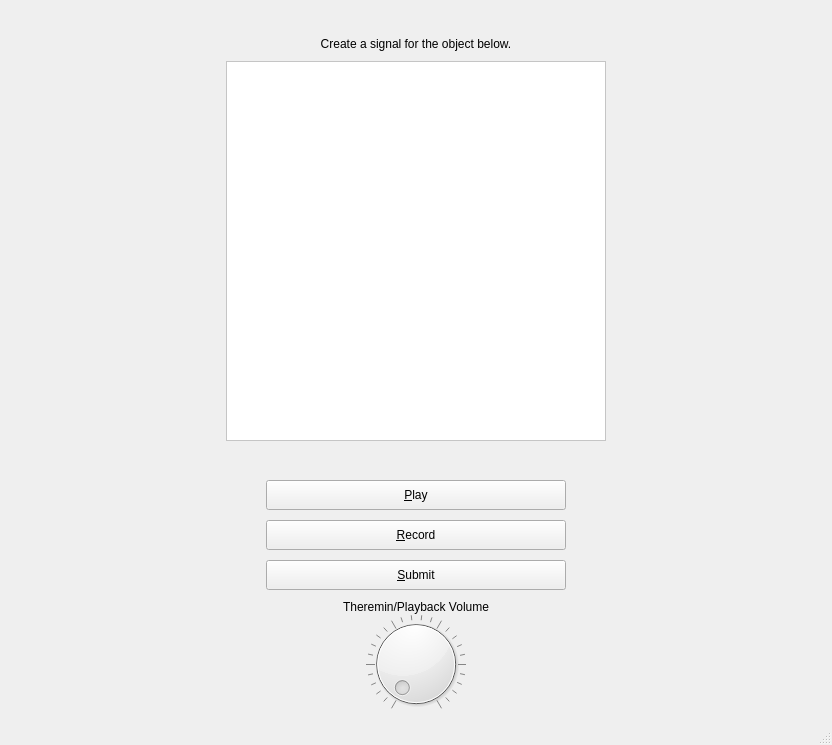
<?xml version="1.0" encoding="UTF-8"?>
<ui version="4.0">
 <class>learningWindow</class>
 <widget class="QMainWindow" name="learningWindow">
  <property name="geometry">
   <rect>
    <x>0</x>
    <y>0</y>
    <width>832</width>
    <height>745</height>
   </rect>
  </property>
  <property name="windowTitle">
   <string>Leap Theremin Experiment</string>
  </property>
  <widget class="QWidget" name="centralwidget">
   <property name="sizePolicy">
    <sizepolicy hsizetype="Fixed" vsizetype="Preferred">
     <horstretch>0</horstretch>
     <verstretch>0</verstretch>
    </sizepolicy>
   </property>
   <layout class="QVBoxLayout" name="verticalLayout">
    <property name="spacing">
     <number>0</number>
    </property>
    <item>
     <layout class="QVBoxLayout" name="verticalLayout_2">
      <property name="spacing">
       <number>10</number>
      </property>
      <item>
       <layout class="QHBoxLayout" name="horizontalLayout_5">
        <item>
         <layout class="QVBoxLayout" name="verticalLayout_3">
          <item>
           <spacer name="verticalSpacer_2">
            <property name="orientation">
             <enum>Qt::Vertical</enum>
            </property>
            <property name="sizeHint" stdset="0">
             <size>
              <width>20</width>
              <height>100</height>
             </size>
            </property>
           </spacer>
          </item>
          <item>
           <widget class="QLabel" name="lblInstruction">
            <property name="text">
             <string>Create a signal for the object below.</string>
            </property>
            <property name="alignment">
             <set>Qt::AlignCenter</set>
            </property>
           </widget>
          </item>
          <item>
           <widget class="QLabel" name="lblImage">
            <property name="sizePolicy">
             <sizepolicy hsizetype="Fixed" vsizetype="Fixed">
              <horstretch>0</horstretch>
              <verstretch>0</verstretch>
             </sizepolicy>
            </property>
            <property name="minimumSize">
             <size>
              <width>380</width>
              <height>380</height>
             </size>
            </property>
            <property name="autoFillBackground">
             <bool>false</bool>
            </property>
            <property name="styleSheet">
             <string notr="true">background-color: white</string>
            </property>
            <property name="frameShape">
             <enum>QFrame::StyledPanel</enum>
            </property>
            <property name="text">
             <string/>
            </property>
            <property name="scaledContents">
             <bool>false</bool>
            </property>
            <property name="alignment">
             <set>Qt::AlignCenter</set>
            </property>
           </widget>
          </item>
          <item>
           <spacer name="verticalSpacer">
            <property name="orientation">
             <enum>Qt::Vertical</enum>
            </property>
            <property name="sizeType">
             <enum>QSizePolicy::Expanding</enum>
            </property>
            <property name="sizeHint" stdset="0">
             <size>
              <width>20</width>
              <height>100</height>
             </size>
            </property>
           </spacer>
          </item>
         </layout>
        </item>
       </layout>
      </item>
      <item>
       <layout class="QHBoxLayout" name="horizontalLayout_2">
        <item>
         <widget class="QPushButton" name="btnPlay">
          <property name="sizePolicy">
           <sizepolicy hsizetype="Fixed" vsizetype="Fixed">
            <horstretch>0</horstretch>
            <verstretch>0</verstretch>
           </sizepolicy>
          </property>
          <property name="minimumSize">
           <size>
            <width>300</width>
            <height>30</height>
           </size>
          </property>
          <property name="text">
           <string>&amp;Play</string>
          </property>
          <property name="shortcut">
           <string>P</string>
          </property>
         </widget>
        </item>
       </layout>
      </item>
      <item>
       <layout class="QHBoxLayout" name="horizontalLayout_3">
        <item>
         <widget class="QPushButton" name="btnRecord">
          <property name="sizePolicy">
           <sizepolicy hsizetype="Fixed" vsizetype="Fixed">
            <horstretch>0</horstretch>
            <verstretch>0</verstretch>
           </sizepolicy>
          </property>
          <property name="minimumSize">
           <size>
            <width>300</width>
            <height>30</height>
           </size>
          </property>
          <property name="text">
           <string>&amp;Record</string>
          </property>
          <property name="shortcut">
           <string>R</string>
          </property>
         </widget>
        </item>
       </layout>
      </item>
      <item>
       <layout class="QHBoxLayout" name="horizontalLayout_4">
        <item>
         <widget class="QPushButton" name="btnSubmit">
          <property name="sizePolicy">
           <sizepolicy hsizetype="Fixed" vsizetype="Fixed">
            <horstretch>0</horstretch>
            <verstretch>0</verstretch>
           </sizepolicy>
          </property>
          <property name="minimumSize">
           <size>
            <width>300</width>
            <height>30</height>
           </size>
          </property>
          <property name="text">
           <string>&amp;Submit</string>
          </property>
          <property name="shortcut">
           <string>S</string>
          </property>
         </widget>
        </item>
       </layout>
      </item>
      <item>
       <widget class="QLabel" name="label">
        <property name="text">
         <string>Theremin/Playback Volume</string>
        </property>
        <property name="alignment">
         <set>Qt::AlignCenter</set>
        </property>
       </widget>
      </item>
     </layout>
    </item>
    <item>
     <layout class="QHBoxLayout" name="horizontalLayout">
      <property name="sizeConstraint">
       <enum>QLayout::SetMinimumSize</enum>
      </property>
      <item>
       <widget class="QDial" name="volumeDial">
        <property name="sizePolicy">
         <sizepolicy hsizetype="Minimum" vsizetype="Minimum">
          <horstretch>0</horstretch>
          <verstretch>0</verstretch>
         </sizepolicy>
        </property>
        <property name="minimumSize">
         <size>
          <width>100</width>
          <height>100</height>
         </size>
        </property>
        <property name="maximumSize">
         <size>
          <width>100</width>
          <height>100</height>
         </size>
        </property>
        <property name="toolTip">
         <string>&lt;html&gt;&lt;head/&gt;&lt;body&gt;&lt;p&gt;Volume&lt;/p&gt;&lt;/body&gt;&lt;/html&gt;</string>
        </property>
        <property name="minimum">
         <number>1</number>
        </property>
        <property name="maximum">
         <number>100</number>
        </property>
        <property name="invertedAppearance">
         <bool>false</bool>
        </property>
        <property name="invertedControls">
         <bool>false</bool>
        </property>
        <property name="notchesVisible">
         <bool>true</bool>
        </property>
       </widget>
      </item>
     </layout>
    </item>
   </layout>
  </widget>
  <widget class="QMenuBar" name="menubar">
   <property name="geometry">
    <rect>
     <x>0</x>
     <y>0</y>
     <width>832</width>
     <height>22</height>
    </rect>
   </property>
  </widget>
  <widget class="QStatusBar" name="statusbar"/>
 </widget>
 <resources/>
 <connections/>
</ui>
